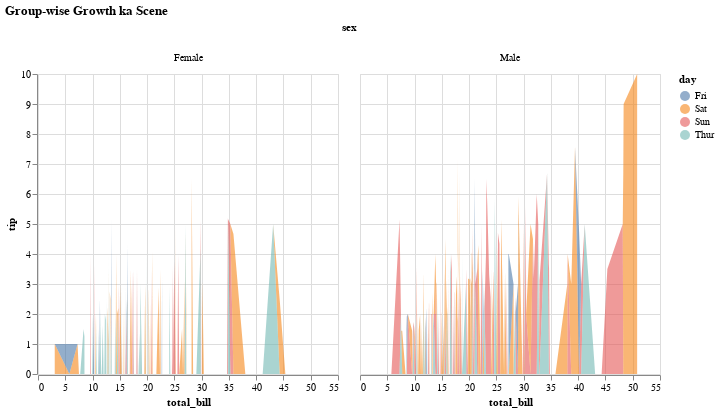

The notebook cell this image was saved under:
### Markdown cell above
### 4.3 Faceted Area Chart (Aapne Aapne Hisab se)
**Maqsad**: Component growth dekhna mukhtalif sections mein.
**Sabak**: Side-by-side muqabla Males aur Females ka.
**Kaggle Tip**: Time-series trends split karke dikhane ke liye use karein.

### Code cell
alt.Chart(tips).mark_area(opacity=0.6).encode(
    x="total_bill:Q", y="tip:Q", color="day:N"
).facet(column='sex:N').properties(title="Group-wise Growth ka Scene")

### Figure 1 — Vega-Lite specification as saved in the notebook (floating-point values rounded to 4 significant figures; data arrays with more than 128 entries replaced by an {"elided": "..."} marker saying what was removed)
{"config": {"view": {"continuousWidth": 300, "continuousHeight": 300}}, "data": {"name": "data-f795d6974a782cd165ff81948ea68153"}, "facet": {"column": {"field": "sex", "type": "nominal"}}, "spec": {"mark": {"type": "area", "opacity": 0.6}, "encoding": {"color": {"field": "day", "type": "nominal"}, "x": {"field": "total_bill", "type": "quantitative"}, "y": {"field": "tip", "type": "quantitative"}}}, "title": "Group-wise Growth ka Scene", "$schema": "https://vega.github.io/schema/vega-lite/v6.1.0.json", "datasets": {"data-f795d6974a782cd165ff81948ea68153": {"elided": "244 records"}}}
